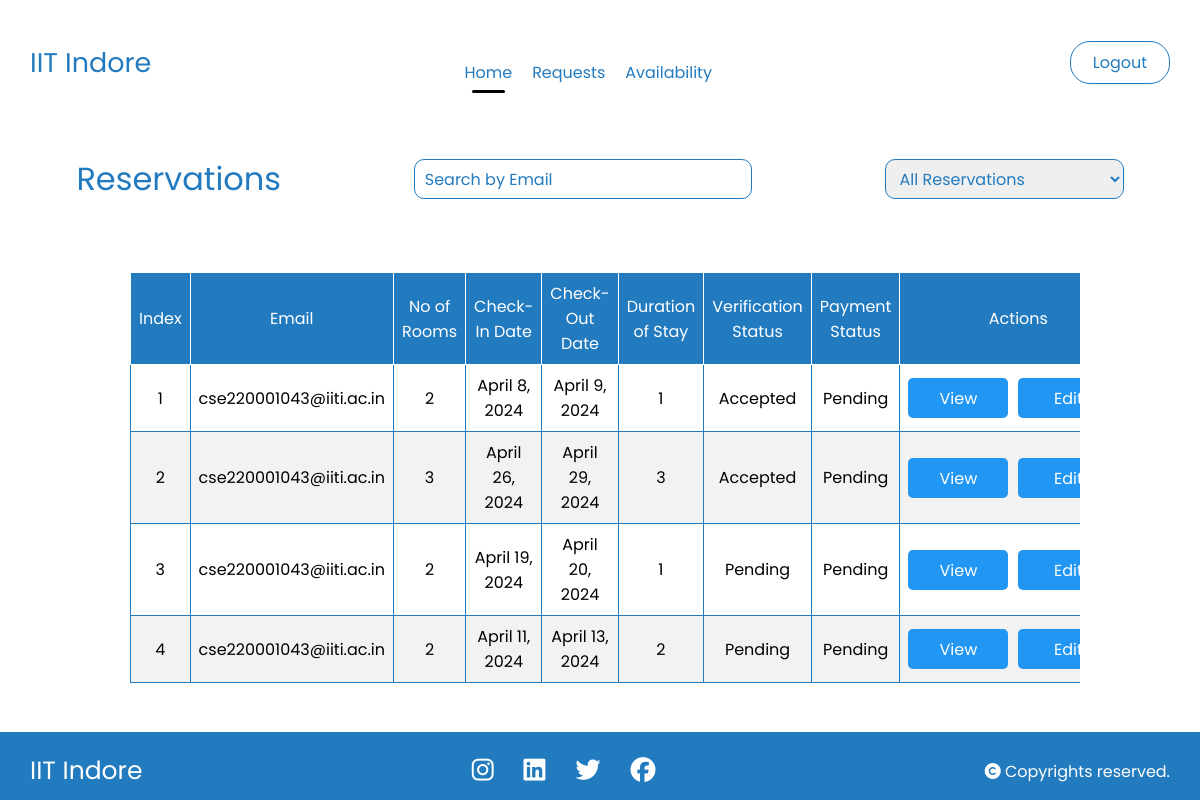
Page /admin_index/ (signed in) on the earlier database version.
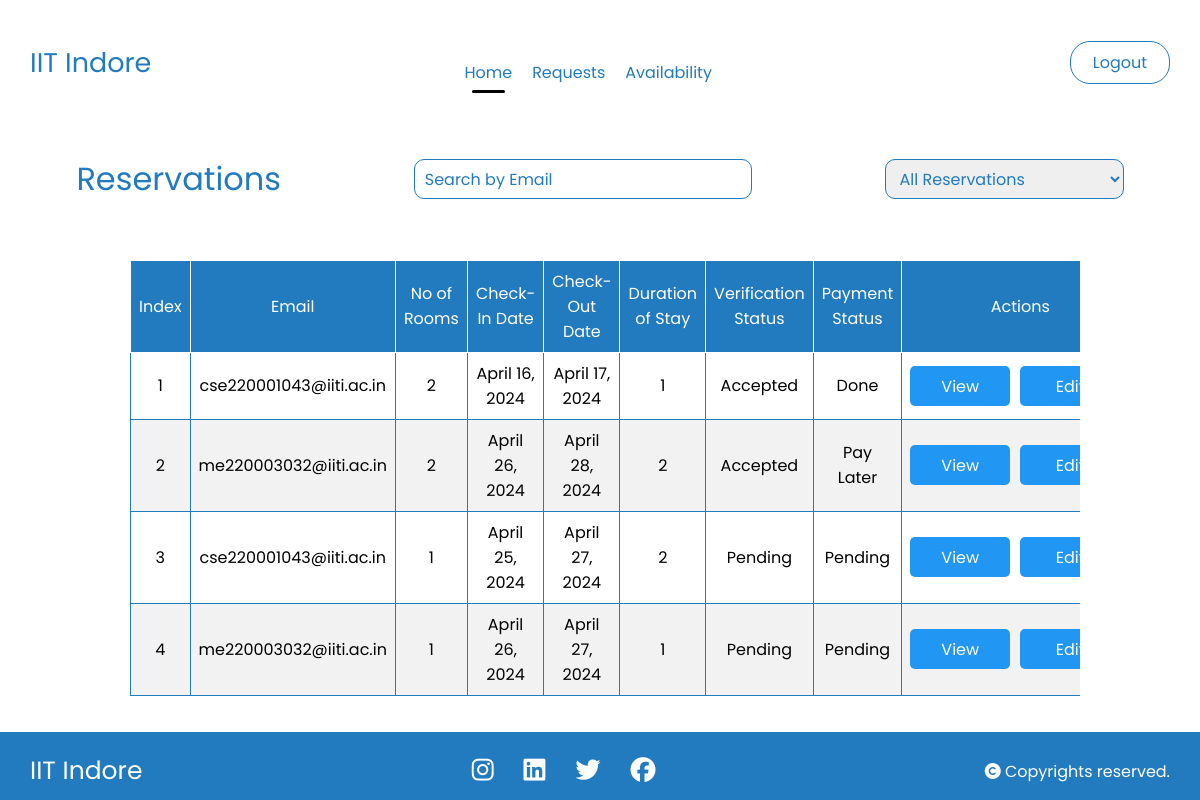
Same page on the later database version.
### hostel/models.py (models this page shows, shortened)
class Reservation(models.Model):
    PAYMENT_CHOICES = (
        ('1', 'Pending'),
        ('2', 'Done'),
        ('3', 'Pay Later')
    )
    VERIFIED_CHOICES = (
        ('1', 'Accepted'),
        ('2', 'Rejected'),
        ('3', 'Pending')
    )
    PAYMENT_METHOD = (
        ('1', 'Self'),
        ('2', 'Project')
    )
    id = models.AutoField(primary_key=True)
    user = models.ForeignKey(User, on_delete=models.CASCADE)
    email = models.EmailField()
    payment_method = models.CharField(max_length=1, default='1', choices=PAYMENT_METHOD)
    project_email = models.EmailField(blank=True)
    project_description = models.TextField(blank=True)
    phone_number = models.CharField(max_length=15)
    number_of_rooms = models.PositiveIntegerField()
    check_in_date = models.DateField()
    check_out_date = models.DateField()
    room_numbers = models.CharField(max_length=255, help_text="Enter room numbers separated by commas")
    tariff_per_day = models.DecimalField(max_digits=10, decimal_places=2, default=0.00)
    price = models.DecimalField(max_digits=10, decimal_places=2, default=0.00)
    total_price = models.DecimalField(max_digits=10, decimal_places=2, default=0.00)
    gst = models.DecimalField(max_digits=5, decimal_places=2, default=0.00)
    length_of_stay = models.IntegerField(default = 1)
    payment_status = models.CharField(max_length=1, default='1', choices = PAYMENT_CHOICES)
    verified_status = models.CharField(max_length=1, default='3', choices=VERIFIED_CHOICES)
    def get_room_numbers(self):
        return self.room_numbers.split(',')
    def set_room_numbers(self, room_numbers):
        self.room_numbers = ','.join(room_numbers)
    room_numbers_list = property(get_room_numbers, set_room_numbers)

### hostel/decorators.py (the view)
        def wrapper(request, *args, **kwargs):
            if request.user.is_authenticated and request.user.username in usernames:
                return view_func(request, *args, **kwargs)
            else:
                return HttpResponseRedirect('/login/')  # Redirect to login page if not authenticated or not in the admin list

### hostel/views.py (called while the page is built)
@login_required(login_url='/login/')
@admin_required(admin_users)
def admin_index(request):
    reservations = Reservation.objects.all()
    return render(request, 'admin/admin_index.html', {'reservations': reservations})

### templates/admin/admin_index.html (shortened to what this page needs)
{% load static %}
<!DOCTYPE html>
<html lang="en">
<head>
    <link rel="stylesheet" href="{% static 'navbar.css' %}">
</head>
<body>
    <div class="nav1">
        <div>
          <h3>IIT Indore</h3>
        </div>
        <div class="headings">
          <a href="{% url 'admin_index' %}" class="active">Home</a>
          <a href="{% url 'admin_requests' %}">Requests</a>
          <a href="{% url 'availability' %}">Availability</a>
        </div>
          <div class="nav1-login">
              {% if user.is_authenticated %}
              <a href='{% url "logout" %}'>Logout</a>
              {% else %}
              <a href='{% url "login" %}'>Login</a>
              {% endif %}
          </div>
    </div>
    <div class="headings">
      <h1>Reservations</h1>
      <div>
        <input type="text" id="emailSearch" placeholder="Search by Email">
      </div>
      <select id="reservationFilter">
        <option value="all">All Reservations</option>
      </select>
    </div>
    <div class="overflow">
      <table>
        <thead>
          <tr>
            <th>Index</th>
            <th>Email</th>
            <th>No of Rooms</th>
            <th>Check-In Date</th>
            <th>Check-Out Date</th>
            <th>Duration of Stay</th>
            <th>Verification Status</th>
            <th>Payment Status</th>
            <th>Actions</th>
          </tr>
        </thead>
        <tbody>
          {% for reservation in reservations %}
            <tr class="reservation-row" data-checkin="{{ reservation.check_in_date }}" data-checkout="{{ reservation.check_out_date }}">
              <td>{{ forloop.counter }}</td>
              <td class="reservation-email">{{ reservation.email }}</td>
              <td>{{ reservation.number_of_rooms }}</td>
              <td>{{ reservation.check_in_date }}</td>
              <td>{{ reservation.check_out_date }}</td>
              <td>{{ reservation.length_of_stay }}</td>
              <td>{{ reservation.get_verified_status_display }}</td>
              <td>{{ reservation.get_payment_status_display }}</td>
              <td>
                <form method="post">
                  <a href="{% url 'view_reservation' reservation.id %}" class="btn view">View</a>
                  <a href="{% url 'edit_reservation' reservation.id %}" class="btn edit">Edit</a>
                </form>
              </td>
            </tr>
          {% endfor %}
        </tbody>
      </table>
    </div>
    <footer>
        <div class="footer">
          <div class="info">
            <h4>IIT Indore</h4>
          </div>
          <div class="social">
            <ul>
              <li><a href="#"><i class="fa-brands fa-instagram"></i></a></li>
              <li><a href="#"><i class="fa-brands fa-linkedin"></i></a></li>
              <li><a href="#"><i class="fa-brands fa-twitter"></i></a></li>
              <li><a href="#"><i class="fa-brands fa-facebook"></i></a></li>
            </ul>
          </div>
          <div class="rights">
            <p><i class="fa-solid fa-copyright"></i> Copyrights reserved.</p>
          </div>
        </div>
    </footer>
</body>
</html>

Differences in the rows shown:
removed Reservation: email "cse220001043@iiti.ac.in", number_of_rooms "2", check_in_date "April 8, 2024", check_out_date "April 9, 2024", length_of_stay "1", verified_status "Accepted", payment_status "Pending"
removed Reservation: email "cse220001043@iiti.ac.in", number_of_rooms "3", check_in_date "April 26, 2024", check_out_date "April 29, 2024", length_of_stay "3", verified_status "Accepted", payment_status "Pending"
removed Reservation: email "cse220001043@iiti.ac.in", number_of_rooms "2", check_in_date "April 19, 2024", check_out_date "April 20, 2024", length_of_stay "1", verified_status "Pending", payment_status "Pending"
removed Reservation: email "cse220001043@iiti.ac.in", number_of_rooms "2", check_in_date "April 11, 2024", check_out_date "April 13, 2024", length_of_stay "2", verified_status "Pending", payment_status "Pending"
added Reservation: email "cse220001043@iiti.ac.in", number_of_rooms "2", check_in_date "April 16, 2024", check_out_date "April 17, 2024", length_of_stay "1", verified_status "Accepted", payment_status "Done"
added Reservation: email "me220003032@iiti.ac.in", number_of_rooms "2", check_in_date "April 26, 2024", check_out_date "April 28, 2024", length_of_stay "2", verified_status "Accepted", payment_status "Pay Later"
added Reservation: email "cse220001043@iiti.ac.in", number_of_rooms "1", check_in_date "April 25, 2024", check_out_date "April 27, 2024", length_of_stay "2", verified_status "Pending", payment_status "Pending"
added Reservation: email "me220003032@iiti.ac.in", number_of_rooms "1", check_in_date "April 26, 2024", check_out_date "April 27, 2024", length_of_stay "1", verified_status "Pending", payment_status "Pending"
